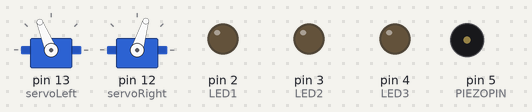
The sketch below on a simulated Arduino Uno, built with avr-gcc and run on an emulated ATmega328P. Parts: 2 × servo, output pins drawn as LEDs (lit = HIGH), buzzer (waves = sounding).

Above: at 0.05 s.
At 2.15 s:
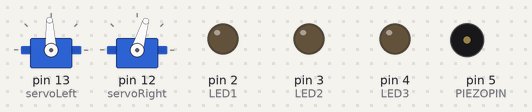
At 3.2 s:
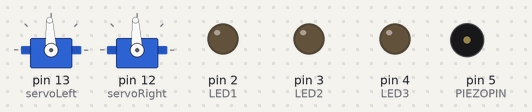
At 4.05 s:
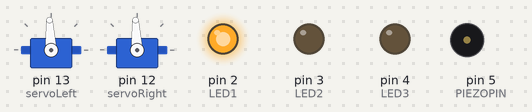
At 4.15 s:
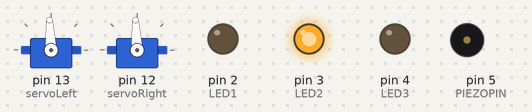
At 4.25 s:
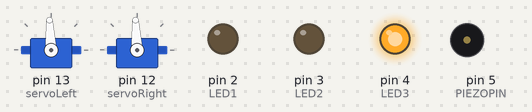
Timing chart, 0 to 5.6 s (numbered marks = the images above):
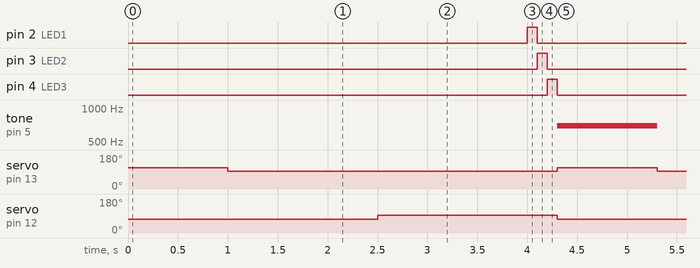

Measured:
- by itself, pin 2 (LED1), pin 3 (LED2), pin 4 (LED3): alternates HIGH for 0.10 s and LOW for 4.2 s
- by itself, tone on pin 5 (PIEZOPIN): alternates 698 Hz for 1.0 s and silent for 3.3 s
- by itself, servo on pin 13 (servoLeft): alternates 112° for 1.0 s and 93° for 3.3 s
- by itself, servo on pin 12 (servoRight): alternates 93° for 1.8 s and 73° for 2.5 s

The sketch:

robotDanceParty.ino
```cpp
#include <Servo.h>                           // Include servo library

Servo servoLeft;                             // Declare left servo signal
Servo servoRight;                            // Declare right servo signal

int PIEZOPIN = 5;                            // Declare pin that the piezo is connected to.
// DECLARE LED PINS HERE

int LED1 = 2;
int LED2 = 3;
int LED3 = 4;

// One octave of notes between A4 and A5, for Piezo Greeting
int note_A4 = 440;
int note_As4 = 466; int note_Bb4 = note_As4;
int note_B4 = 494;
int note_C5 = 523;
int note_Cs5 = 554; int note_Db5 = note_Cs5;
int note_D5 = 587;
int note_Ds5 = 622; int note_Eb5 = note_Ds5;
int note_E5 = 659;
int note_F5 = 698;
int note_Fs5 = 740; int note_Gb5 = note_Fs5;
int note_G5 = 784;
int note_Gs5 = 830; int note_Ab5 = note_Gs5;

void setup() {
  pinMode(PIEZOPIN, OUTPUT);                 // Attach piezo to pin 5.
  servoLeft.attach(13);                      // Attach left signal to pin 13
  servoRight.attach(12);                     // Attach right signal to pin 12
  servoLeft.writeMicroseconds(1500);        // Calibrate left servo
  servoRight.writeMicroseconds(1500);       // Calibrate right servo
  // Attach LED pins here.
  pinMode(LED1, OUTPUT);
  pinMode(LED2, OUTPUT);
  pinMode(LED3, OUTPUT);
}

void giveATwirl() {
  servoLeft.writeMicroseconds(1700);
  servoRight.writeMicroseconds(1300);
  delay(1000);
}

void werkItGirl() {
  servoLeft.writeMicroseconds(1500);
  delay(1500);
  servoRight.writeMicroseconds(1500);
  delay(1500);
}

void doYourThing() {
  digitalWrite(LED1, HIGH);
  delay(100);
  digitalWrite(LED1, LOW);
  digitalWrite(LED2, HIGH);
  delay(100);
  digitalWrite(LED2, LOW);
  digitalWrite(LED3, HIGH);
  delay(100);
  digitalWrite(LED3, LOW);
}

void onTheRunway() {
 for(int x = 0; x < 5; x++){
  tone(PIEZOPIN, note_C5, 1000);
  tone(PIEZOPIN, note_C5, 1000);
  tone(PIEZOPIN, note_G5, 1000);
  tone(PIEZOPIN, note_F5, 1000);

 }
}

void loop() {
  // Code for testing servos.
  // Tinker with the numbers to see how they work!
  // For help, visit https://learn.parallax.com/tutorials/robot/shield-bot/robotics-board-education-shield-arduino/chapter-2-shield-lights-servo-4.
//  servoLeft.writeMicroseconds(1700);
//  servoRight.writeMicroseconds(1300);
//  delay(500);
  for (int x = 0; x < 5; x++){
    giveATwirl();
    werkItGirl();
    doYourThing();
    onTheRunway();
  }
}
```
